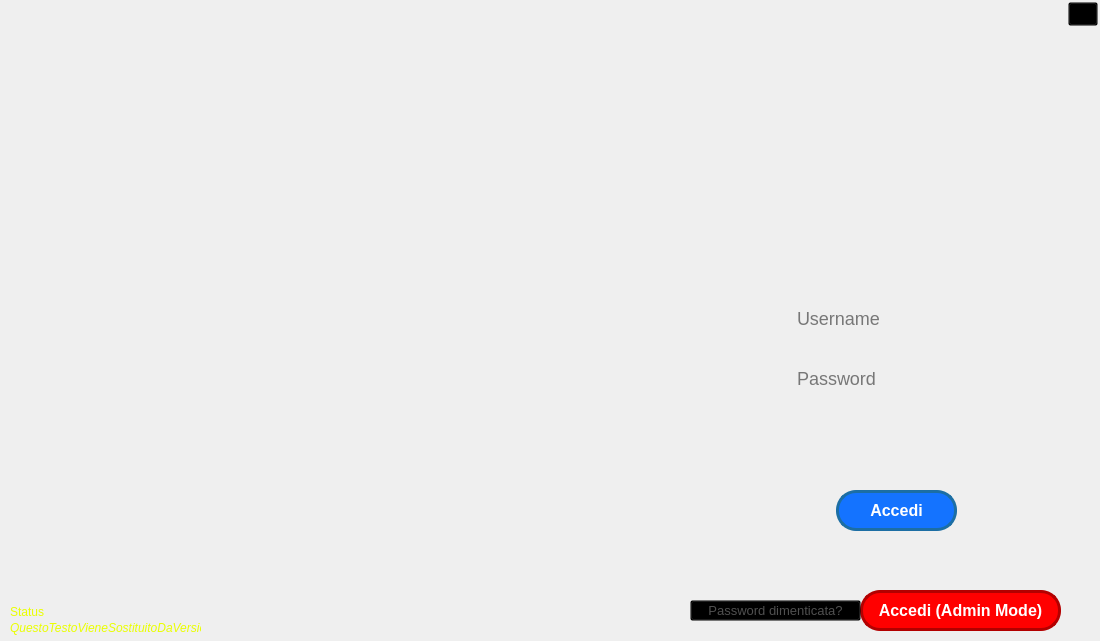
<?xml version="1.0" encoding="UTF-8"?>
<ui version="4.0">
 <class>StartWindow</class>
 <widget class="QMainWindow" name="StartWindow">
  <property name="geometry">
   <rect>
    <x>0</x>
    <y>0</y>
    <width>1100</width>
    <height>641</height>
   </rect>
  </property>
  <property name="minimumSize">
   <size>
    <width>900</width>
    <height>525</height>
   </size>
  </property>
  <property name="maximumSize">
   <size>
    <width>1100</width>
    <height>641</height>
   </size>
  </property>
  <property name="windowTitle">
   <string>MainWindow</string>
  </property>
  <widget class="QWidget" name="centralwidget">
   <widget class="QStackedWidget" name="stackedWidget">
    <property name="geometry">
     <rect>
      <x>0</x>
      <y>0</y>
      <width>1100</width>
      <height>641</height>
     </rect>
    </property>
    <widget class="QWidget" name="loginPage">
     <property name="styleSheet">
      <string notr="true">#loginPage {border-image: url(:/image/accesso.png);}</string>
     </property>
     <widget class="QPushButton" name="LoginAdmin">
      <property name="geometry">
       <rect>
        <x>860</x>
        <y>590</y>
        <width>201</width>
        <height>41</height>
       </rect>
      </property>
      <property name="font">
       <font>
        <pointsize>-1</pointsize>
        <weight>75</weight>
        <bold>true</bold>
       </font>
      </property>
      <property name="styleSheet">
       <string notr="true">#LoginAdmin{color: rgb(255, 255, 255); 
background-color: rgb(255, 0, 0); 
font-size: 16px; 
border-radius: 20px; 
border: 3px solid #B30000;
}
#LoginAdmin:hover{
background-color: #B30000;
}
#LoginAdmin:pressed{
background-color: #800000;
}</string>
      </property>
      <property name="text">
       <string>Accedi (Admin Mode)</string>
      </property>
     </widget>
     <widget class="QPushButton" name="LoginButton">
      <property name="geometry">
       <rect>
        <x>836</x>
        <y>490</y>
        <width>121</width>
        <height>41</height>
       </rect>
      </property>
      <property name="font">
       <font>
        <pointsize>-1</pointsize>
        <weight>75</weight>
        <bold>true</bold>
       </font>
      </property>
      <property name="styleSheet">
       <string notr="true">#LoginButton{color: rgb(255, 255, 255); 
background-color: rgb(20, 115, 255); 
font-size: 16px; 
border-radius: 20px; 
border: 3px solid rgb(28, 110, 164);
}
#LoginButton:hover{
background-color: rgb(28, 110, 164);
}
#LoginButton:pressed{
background-color: rgb(20, 78, 117);
}</string>
      </property>
      <property name="text">
       <string>Accedi</string>
      </property>
     </widget>
     <widget class="QLineEdit" name="LoginPasswordForm">
      <property name="geometry">
       <rect>
        <x>787</x>
        <y>363</y>
        <width>231</width>
        <height>30</height>
       </rect>
      </property>
      <property name="font">
       <font>
        <pointsize>-1</pointsize>
       </font>
      </property>
      <property name="styleSheet">
       <string notr="true">background-color: transparent;
border-radius: 15px;
padding: 0 8px;
selection-background-color: darkgray;
font-size: 18px;
</string>
      </property>
      <property name="inputMask">
       <string/>
      </property>
      <property name="text">
       <string/>
      </property>
      <property name="echoMode">
       <enum>QLineEdit::Password</enum>
      </property>
      <property name="placeholderText">
       <string>Password</string>
      </property>
     </widget>
     <widget class="QPushButton" name="RegisterButton">
      <property name="geometry">
       <rect>
        <x>525</x>
        <y>90</y>
        <width>155</width>
        <height>35</height>
       </rect>
      </property>
      <property name="font">
       <font>
        <family>Calibri</family>
        <pointsize>16</pointsize>
        <weight>75</weight>
        <bold>true</bold>
       </font>
      </property>
      <property name="cursor">
       <cursorShape>PointingHandCursor</cursorShape>
      </property>
      <property name="layoutDirection">
       <enum>Qt::LeftToRight</enum>
      </property>
      <property name="autoFillBackground">
       <bool>false</bool>
      </property>
      <property name="styleSheet">
       <string notr="true">#RegisterButton {
border:none;
background-image:url(:/image/registratiButton1.png)
}

#RegisterButton:hover {
border:none;
background-image:url(:/image/registratiButton2.png)
}</string>
      </property>
      <property name="text">
       <string/>
      </property>
     </widget>
     <widget class="QPushButton" name="ForgotPasswordButton">
      <property name="geometry">
       <rect>
        <x>690</x>
        <y>600</y>
        <width>171</width>
        <height>21</height>
       </rect>
      </property>
      <property name="font">
       <font>
        <pointsize>10</pointsize>
       </font>
      </property>
      <property name="styleSheet">
       <string notr="true">#ForgotPasswordButton {
color: #505050;
background-color: Transparent;
background-repeat:no-repeat;
}

#ForgotPasswordButton:hover {
color: #505050;
background-color: Transparent;
background-repeat:no-repeat;
text-decoration: underline;
}</string>
      </property>
      <property name="text">
       <string>Password dimenticata?</string>
      </property>
     </widget>
     <widget class="QLineEdit" name="LoginUsernameForm">
      <property name="geometry">
       <rect>
        <x>787</x>
        <y>303</y>
        <width>231</width>
        <height>30</height>
       </rect>
      </property>
      <property name="font">
       <font>
        <pointsize>-1</pointsize>
       </font>
      </property>
      <property name="styleSheet">
       <string notr="true">background-color: transparent;
border-radius: 15px;
padding: 0 8px;
selection-background-color: darkgray;
font-size: 18px;
</string>
      </property>
      <property name="text">
       <string/>
      </property>
      <property name="placeholderText">
       <string>Username</string>
      </property>
     </widget>
     <widget class="QLabel" name="label_status">
      <property name="geometry">
       <rect>
        <x>10</x>
        <y>604</y>
        <width>81</width>
        <height>16</height>
       </rect>
      </property>
      <property name="styleSheet">
       <string notr="true">color: #EAFF00;</string>
      </property>
      <property name="text">
       <string>Status</string>
      </property>
     </widget>
    </widget>
    <widget class="QWidget" name="regPage">
     <property name="styleSheet">
      <string notr="true">#regPage {border-image: url(:/image/registrazione.png);}</string>
     </property>
     <widget class="QLineEdit" name="RegUsernameForm">
      <property name="geometry">
       <rect>
        <x>791</x>
        <y>302</y>
        <width>231</width>
        <height>30</height>
       </rect>
      </property>
      <property name="styleSheet">
       <string notr="true">background-color:transparent;
border: transparent;
padding: 0 8px;
selection-background-color: darkgray;
font-size: 18px;
</string>
      </property>
      <property name="text">
       <string/>
      </property>
      <property name="placeholderText">
       <string>Username</string>
      </property>
     </widget>
     <widget class="QLineEdit" name="RegMailForm">
      <property name="geometry">
       <rect>
        <x>791</x>
        <y>419</y>
        <width>231</width>
        <height>30</height>
       </rect>
      </property>
      <property name="styleSheet">
       <string notr="true">background-color:transparent;
border: transparent;
padding: 0 8px;
selection-background-color: darkgray;
font-size: 18px;
</string>
      </property>
      <property name="text">
       <string/>
      </property>
      <property name="placeholderText">
       <string>Email</string>
      </property>
     </widget>
     <widget class="QPushButton" name="SignUpButton">
      <property name="geometry">
       <rect>
        <x>836</x>
        <y>490</y>
        <width>121</width>
        <height>41</height>
       </rect>
      </property>
      <property name="font">
       <font>
        <pointsize>-1</pointsize>
        <weight>75</weight>
        <bold>true</bold>
       </font>
      </property>
      <property name="cursor">
       <cursorShape>PointingHandCursor</cursorShape>
      </property>
      <property name="styleSheet">
       <string notr="true">#SignUpButton{color: rgb(255, 255, 255); 
background-color: rgb(20, 115, 255); 
font-size: 16px; 
border-radius: 20px; 
border: 3px solid rgb(28, 110, 164);
}
#SignUpButton:hover{
background-color: rgb(28, 110, 164);
}
#SignUpButton:pressed{
background-color: rgb(20, 78, 117);
}</string>
      </property>
      <property name="text">
       <string>Registrati</string>
      </property>
     </widget>
     <widget class="QPushButton" name="AccediButton">
      <property name="geometry">
       <rect>
        <x>580</x>
        <y>30</y>
        <width>100</width>
        <height>35</height>
       </rect>
      </property>
      <property name="font">
       <font>
        <family>Calibri</family>
        <pointsize>16</pointsize>
        <weight>75</weight>
        <bold>true</bold>
       </font>
      </property>
      <property name="cursor">
       <cursorShape>PointingHandCursor</cursorShape>
      </property>
      <property name="styleSheet">
       <string notr="true">#AccediButton {
border:none;
background-image:url(:/image/accediButton1.png)
}

#AccediButton:hover {
border:none;
background-image:url(:/image/accediButton2.png)
}</string>
      </property>
      <property name="text">
       <string/>
      </property>
     </widget>
     <widget class="QLineEdit" name="RegPasswordForm">
      <property name="geometry">
       <rect>
        <x>791</x>
        <y>362</y>
        <width>231</width>
        <height>30</height>
       </rect>
      </property>
      <property name="styleSheet">
       <string notr="true">background-color:transparent;
border: transparent;
padding: 0 8px;
selection-background-color: darkgray;
font-size: 18px;
</string>
      </property>
      <property name="inputMask">
       <string/>
      </property>
      <property name="text">
       <string/>
      </property>
      <property name="echoMode">
       <enum>QLineEdit::Password</enum>
      </property>
      <property name="placeholderText">
       <string>Password</string>
      </property>
     </widget>
    </widget>
    <widget class="QWidget" name="menuPage">
     <property name="styleSheet">
      <string notr="true">#menuPage {border-image: url(:/image/start.png);}</string>
     </property>
     <widget class="QPushButton" name="LogoutButton">
      <property name="geometry">
       <rect>
        <x>830</x>
        <y>590</y>
        <width>131</width>
        <height>41</height>
       </rect>
      </property>
      <property name="maximumSize">
       <size>
        <width>16777199</width>
        <height>16777215</height>
       </size>
      </property>
      <property name="font">
       <font>
        <pointsize>-1</pointsize>
        <weight>75</weight>
        <bold>true</bold>
       </font>
      </property>
      <property name="cursor">
       <cursorShape>PointingHandCursor</cursorShape>
      </property>
      <property name="styleSheet">
       <string notr="true">#LogoutButton{
	color: rgb(255, 255, 255); 
	background-color: rgb(20, 115, 255); 
	font-size: 16px; 
	border-radius: 20px; 
	border: 3px solid rgb(28, 110, 164);
}
#LogoutButton:hover{
	background-color: rgb(28, 110, 164);
}
#LogoutButton:pressed{
	background-color: rgb(20, 78, 117);
}</string>
      </property>
      <property name="text">
       <string>Disconnettiti</string>
      </property>
     </widget>
     <widget class="QPushButton" name="newDoc">
      <property name="geometry">
       <rect>
        <x>720</x>
        <y>350</y>
        <width>261</width>
        <height>31</height>
       </rect>
      </property>
      <property name="cursor">
       <cursorShape>PointingHandCursor</cursorShape>
      </property>
      <property name="styleSheet">
       <string notr="true">#openEditor{
	text-align: left;
	color: #0000FF;
	font-size: 20px;
	background-color:transparent;
	border: transparent;
}
#openEditor:hover{
	text-decoration: underline;
}
</string>
      </property>
      <property name="text">
       <string>Nuovo Documento</string>
      </property>
      <property name="icon">
       <iconset resource="Risorse.qrc">
        <normaloff>:/image/397435-200.png</normaloff>:/image/397435-200.png</iconset>
      </property>
      <property name="iconSize">
       <size>
        <width>13</width>
        <height>13</height>
       </size>
      </property>
     </widget>
     <widget class="QPushButton" name="Username">
      <property name="geometry">
       <rect>
        <x>820</x>
        <y>250</y>
        <width>211</width>
        <height>23</height>
       </rect>
      </property>
      <property name="cursor">
       <cursorShape>PointingHandCursor</cursorShape>
      </property>
      <property name="styleSheet">
       <string notr="true">#Username{
	text-align: left;
	color: #0000FF;
	font-size: 20px;
	background-color:transparent;
	border: transparent;
}
#Username:hover{
	text-decoration: underline;
}
</string>
      </property>
      <property name="text">
       <string>UsernameGoesHere</string>
      </property>
     </widget>
     <widget class="QPushButton" name="openDoc">
      <property name="geometry">
       <rect>
        <x>720</x>
        <y>400</y>
        <width>261</width>
        <height>31</height>
       </rect>
      </property>
      <property name="cursor">
       <cursorShape>PointingHandCursor</cursorShape>
      </property>
      <property name="styleSheet">
       <string notr="true">#openEditor{
	text-align: left;
	color: #0000FF;
	font-size: 20px;
	background-color:transparent;
	border: transparent;
}
#openEditor:hover{
	text-decoration: underline;
}
</string>
      </property>
      <property name="text">
       <string>Apri Documento</string>
      </property>
      <property name="icon">
       <iconset resource="Risorse.qrc">
        <normaloff>:/image/397435-200.png</normaloff>:/image/397435-200.png</iconset>
      </property>
      <property name="iconSize">
       <size>
        <width>13</width>
        <height>13</height>
       </size>
      </property>
     </widget>
     <widget class="QPushButton" name="listFiles">
      <property name="geometry">
       <rect>
        <x>720</x>
        <y>450</y>
        <width>261</width>
        <height>31</height>
       </rect>
      </property>
      <property name="cursor">
       <cursorShape>PointingHandCursor</cursorShape>
      </property>
      <property name="styleSheet">
       <string notr="true">#openEditor{
	text-align: left;
	color: #0000FF;
	font-size: 20px;
	background-color:transparent;
	border: transparent;
}
#openEditor:hover{
	text-decoration: underline;
}
</string>
      </property>
      <property name="text">
       <string>Mostra file</string>
      </property>
      <property name="icon">
       <iconset resource="Risorse.qrc">
        <normaloff>:/image/397435-200.png</normaloff>:/image/397435-200.png</iconset>
      </property>
      <property name="iconSize">
       <size>
        <width>13</width>
        <height>13</height>
       </size>
      </property>
     </widget>
     <widget class="QPushButton" name="openWithURI">
      <property name="geometry">
       <rect>
        <x>720</x>
        <y>500</y>
        <width>261</width>
        <height>31</height>
       </rect>
      </property>
      <property name="cursor">
       <cursorShape>PointingHandCursor</cursorShape>
      </property>
      <property name="styleSheet">
       <string notr="true">#openEditor{
	text-align: left;
	color: #0000FF;
	font-size: 20px;
	background-color:transparent;
	border: transparent;
}
#openEditor:hover{
	text-decoration: underline;
}
</string>
      </property>
      <property name="text">
       <string>Open with URI</string>
      </property>
      <property name="icon">
       <iconset resource="Risorse.qrc">
        <normaloff>:/image/397435-200.png</normaloff>:/image/397435-200.png</iconset>
      </property>
      <property name="iconSize">
       <size>
        <width>13</width>
        <height>13</height>
       </size>
      </property>
     </widget>
    </widget>
   </widget>
   <widget class="QPushButton" name="exitButton">
    <property name="geometry">
     <rect>
      <x>1068</x>
      <y>2</y>
      <width>30</width>
      <height>24</height>
     </rect>
    </property>
    <property name="cursor">
     <cursorShape>PointingHandCursor</cursorShape>
    </property>
    <property name="styleSheet">
     <string notr="true">background-color: Transparent;
background-repeat:no-repeat;
</string>
    </property>
    <property name="text">
     <string/>
    </property>
    <property name="iconSize">
     <size>
      <width>25</width>
      <height>25</height>
     </size>
    </property>
   </widget>
   <widget class="QLabel" name="version">
    <property name="geometry">
     <rect>
      <x>10</x>
      <y>620</y>
      <width>191</width>
      <height>16</height>
     </rect>
    </property>
    <property name="font">
     <font>
      <italic>true</italic>
     </font>
    </property>
    <property name="styleSheet">
     <string notr="true">color: #EAFF00;</string>
    </property>
    <property name="text">
     <string>QuestoTestoVieneSostituitoDaVersione</string>
    </property>
   </widget>
  </widget>
 </widget>
 <tabstops>
  <tabstop>RegUsernameForm</tabstop>
  <tabstop>RegPasswordForm</tabstop>
  <tabstop>RegMailForm</tabstop>
  <tabstop>LoginUsernameForm</tabstop>
  <tabstop>LoginPasswordForm</tabstop>
  <tabstop>LoginButton</tabstop>
  <tabstop>ForgotPasswordButton</tabstop>
  <tabstop>RegisterButton</tabstop>
  <tabstop>LogoutButton</tabstop>
  <tabstop>SignUpButton</tabstop>
  <tabstop>AccediButton</tabstop>
  <tabstop>exitButton</tabstop>
  <tabstop>LoginAdmin</tabstop>
  <tabstop>Username</tabstop>
  <tabstop>newDoc</tabstop>
 </tabstops>
 <resources>
  <include location="Risorse.qrc"/>
 </resources>
 <connections/>
</ui>
